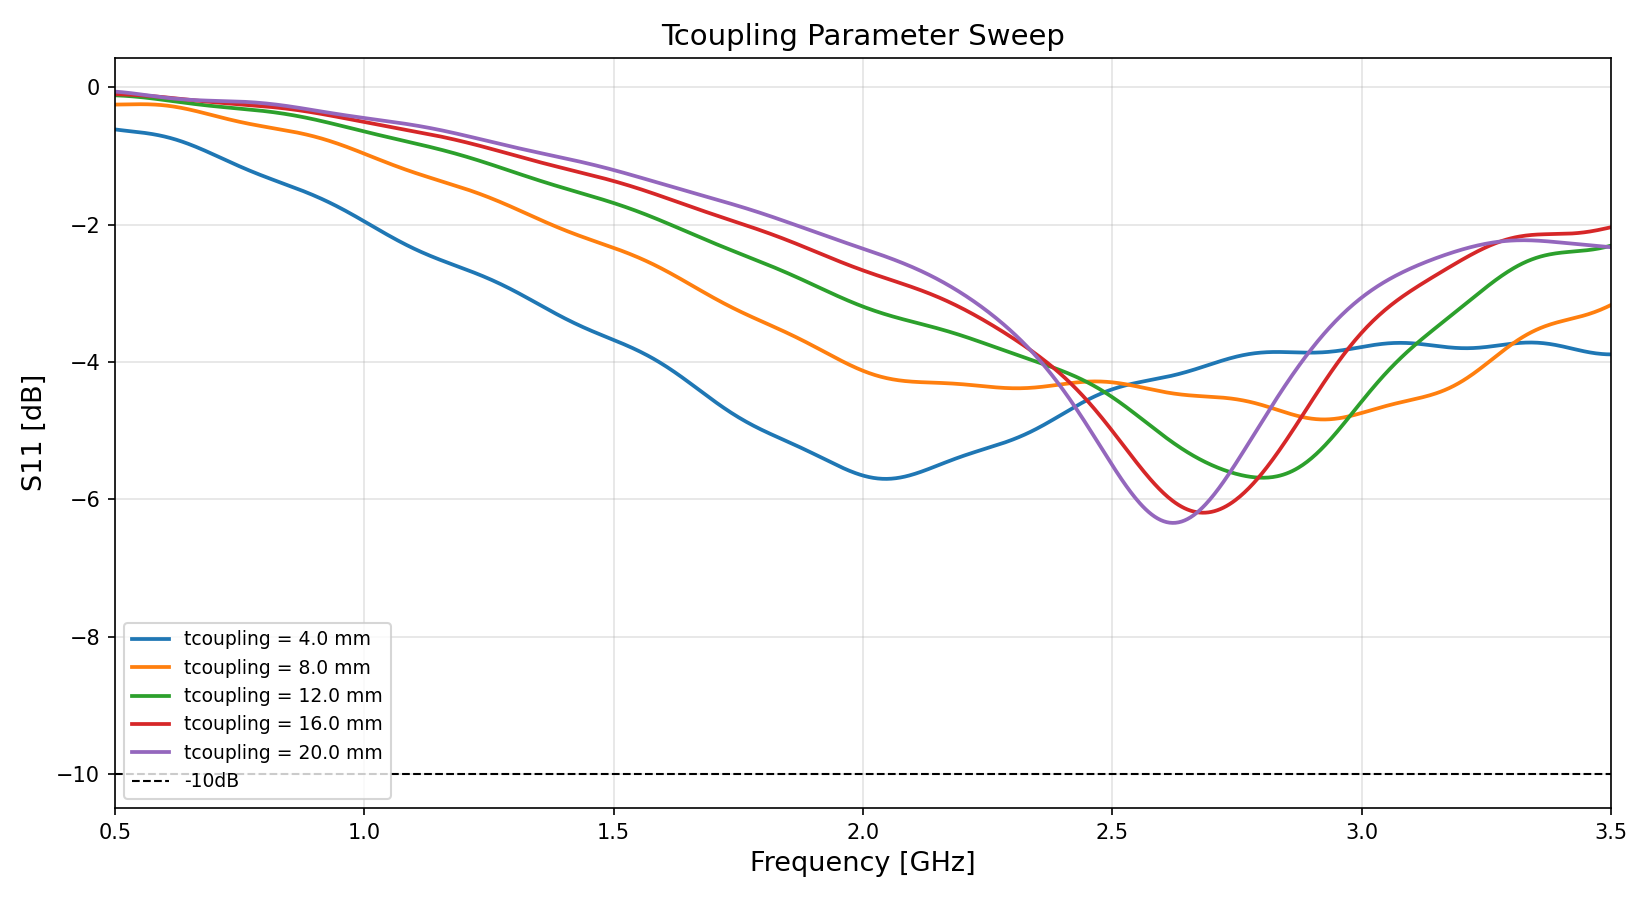

This figure's Python source:
import re
import numpy as np
import matplotlib.pyplot as plt
import skrf as rf
from pathlib import Path

dossier = Path("Sparams_model3")
def extract_tcoupling(fichier):
    with open(fichier, 'r') as f:
        for ligne in f:
            match = re.search(r'tcoupling=([\d.]+)', ligne)
            if match:
                return float(match.group(1))
    return 0.0

fichiers = sorted(dossier.glob("model3bis_st_frequency_*.s2p"), key=extract_tcoupling)

print(f"{len(fichiers)} fichiers trouvés")

reseaux = []
for fichier in fichiers:
    tcoupling = extract_tcoupling(fichier)

    reseau = rf.Network(str(fichier))
    
    reseaux.append({'label':    f"tcoupling = {tcoupling} mm", 'reseau': reseau})

    
fix, ax = plt.subplots(figsize=(11, 6))

couleurs = plt.cm.plasma(np.linspace(0.1, 0.9, len(reseaux)))

for item, couleur in zip(reseaux, couleurs):
    reseau = item['reseau']

    freq_ghz = reseau.f / 1e9

    s11_db = reseau.s_db[:, 0, 0]

    ax.plot(freq_ghz, s11_db, linewidth=1.8, label=item['label'])

    
# indication line at -10dB 
ax.axhline(y=-10, color='black', linestyle='--', linewidth=1, label="-10dB")

ax.set_xlabel('Frequency [GHz]', fontsize=13)
ax.set_ylabel('S11 [dB]', fontsize=13)
ax.set_title('Tcoupling Parameter Sweep', fontsize=14)
ax.grid(True, alpha=0.35)
ax.set_xlim(freq_ghz[0], freq_ghz[-1])
ax.legend(fontsize=9, loc='lower left')

plt.tight_layout()
plt.savefig("S11_model3.png", dpi=150)
plt.show()
